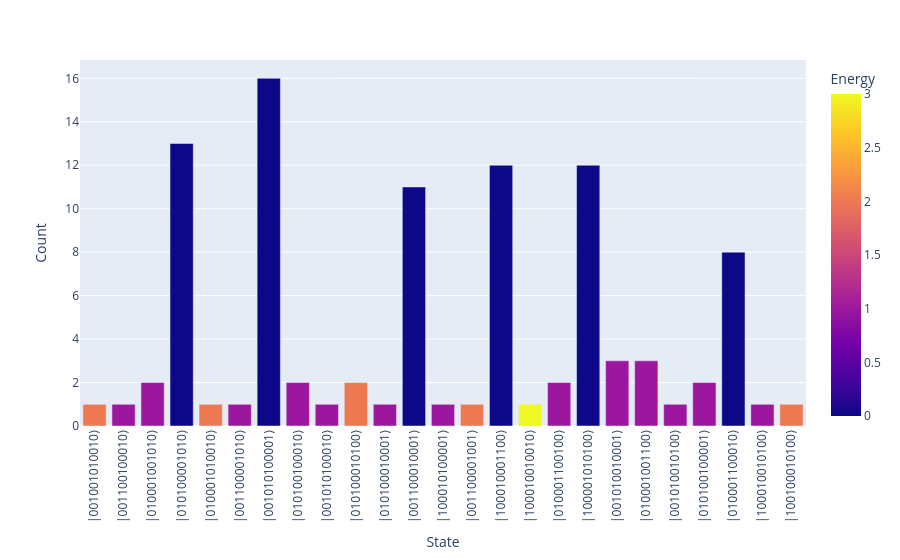

The cell this chart's notebook holds for it:
### Code cell
penalty = 0
k_coloring = partial(graph_coloring_h, edges, num_nodes, num_colors, penalty)

res, result = qaoa(
    problem_h=k_coloring,
    mixer_h=partial(graph_coloring_mixer_h, num_nodes, num_colors),
    initial_state=partial(graph_coloring_initial_state, num_nodes, num_colors),
    num_qubits=num_nodes * num_colors,
    p=4,
)

print(res)
display(result.histogram("bin", hamiltonian=k_coloring))

plot_k_coloring_graph(
    edges,
    num_nodes,
    num_colors,
    result.most_frequent_state(),
)

### Figure 1 — Plotly figure (JSON) as saved in the notebook; plotly's stock layout.template omitted (floating-point values rounded to 4 significant figures)
{"data": [{"hovertemplate": "State=%{x}<br>Count=%{y}<br>Energy=%{marker.color}<extra></extra>", "legendgroup": "", "marker": {"color": [2.0, 1.0, 1.0, 0.0, 2.0, 1.0, 0.0, 1.0, 1.0, 2.0, 1.0, 0.0, 1.0, 2.0, 0.0, 3.0, 1.0, 0.0, 1.0, 1.0, 1.0, 1.0, 0.0, 1.0, 2.0], "coloraxis": "coloraxis", "pattern": {"shape": ""}}, "name": "", "orientation": "v", "showlegend": false, "textposition": "auto", "type": "bar", "x": [594, 802, 1098, 1290, 1106, 778, 673, 1314, 674, 1300, 1297, 785, 2209, 777, 2188, 2194, 1124, 2132, 657, 1100, 660, 1313, 1122, 2196, 2324], "xaxis": "x", "y": [1, 1, 2, 13, 1, 1, 16, 2, 1, 2, 1, 11, 1, 1, 12, 1, 2, 12, 3, 3, 1, 2, 8, 1, 1], "yaxis": "y"}], "layout": {"bargap": 0.2, "barmode": "relative", "coloraxis": {"colorbar": {"title": {"text": "Energy"}}, "colorscale": [[0, "#0d0887"], [0.1111, "#46039f"], [0.2222, "#7201a8"], [0.3333, "#9c179e"], [0.4444, "#bd3786"], [0.5556, "#d8576b"], [0.6667, "#ed7953"], [0.7778, "#fb9f3a"], [0.8889, "#fdca26"], [1, "#f0f921"]]}, "legend": {"tracegroupgap": 0}, "margin": {"t": 60}, "xaxis": {"anchor": "y", "domain": [0, 1], "tickangle": -90, "tickmode": "array", "ticktext": ["|001001010010⟩", "|001100100010⟩", "|010001001010⟩", "|010100001010⟩", "|010001010010⟩", "|001100001010⟩", "|001010100001⟩", "|010100100010⟩", "|001010100010⟩", "|010100010100⟩", "|010100010001⟩", "|001100010001⟩", "|100010100001⟩", "|001100001001⟩", "|100010001100⟩", "|100010010010⟩", "|010001100100⟩", "|100001010100⟩", "|001010010001⟩", "|010001001100⟩", "|001010010100⟩", "|010100100001⟩", "|010001100010⟩", "|100010010100⟩", "|100100010100⟩"], "tickvals": [594, 802, 1098, 1290, 1106, 778, 673, 1314, 674, 1300, 1297, 785, 2209, 777, 2188, 2194, 1124, 2132, 657, 1100, 660, 1313, 1122, 2196, 2324], "title": {"text": "State"}, "type": "category"}, "yaxis": {"anchor": "x", "domain": [0, 1], "title": {"text": "Count"}}}}
